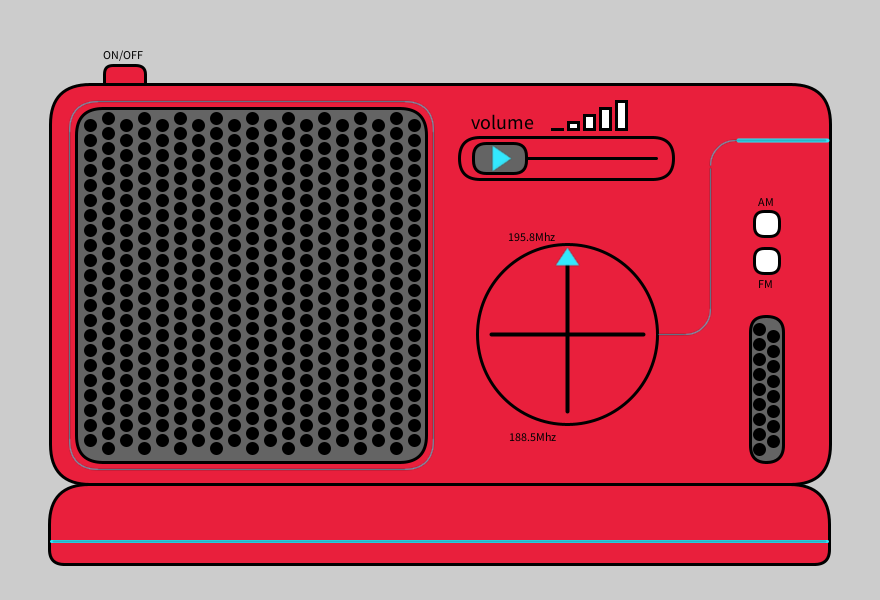
Frame 1 (no input)
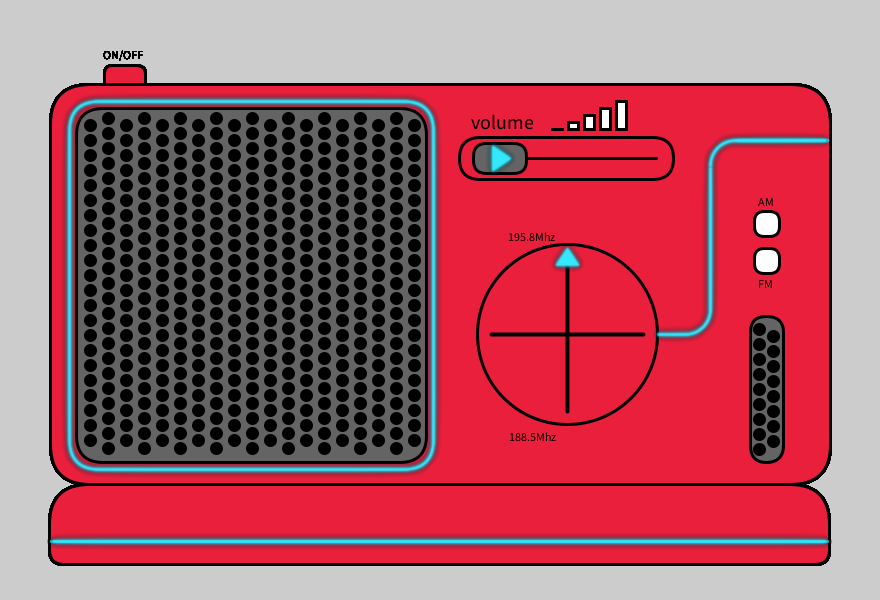
Frame 60 (the mouse pressed at the canvas centre just before this capture)
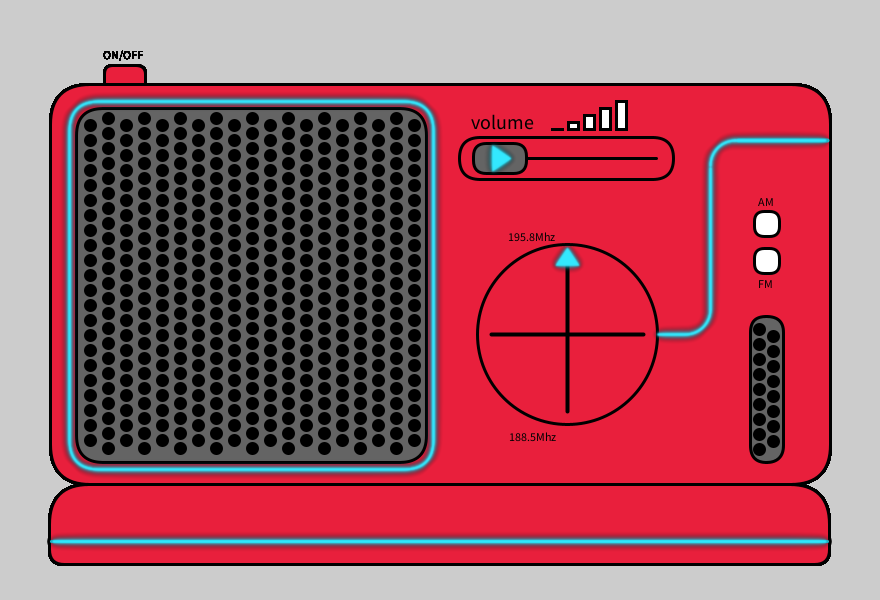
Frame 120 (the mouse held since frame 60 and released just before this capture)

The Processing sketch that drew these frames (run headless with seeded random() and noise(); from frame 60 on, the mouse is pressed at the canvas centre):

// Processing sketch: RadioSemAnima__o
// ── RadioSemAnima__o.pde
void setup() {
  size(880, 600);
  pg = createGraphics(880, 600);
}
color neon = color(51,232,254);
color corpo = color(233,31,60);
PGraphics pg;
//altura do corpo do rádio =185pixeis
//altura da base do rádio =40p
//largura do ráido=390p
void draw() {
  stroke(0);
  strokeWeight(3);
  translate(0, 64);
  strokeWeight(3);
  fill(corpo);
  rect(50, 20, 780, 400, 40);//corpo do rádio
  rect(49, 420, 780, 80, 40, 40, 15, 15);//base do rádio
  stroke(0);
  fill(corpo);
  rect(104, 1, 41, 19, 28, 34, 0, 0);//botão de ligar
  fill(100);
  stroke(neon);
  line(827, 477, 51, 477);//linha da base(tem que ser azul)
  stroke(0);
  rect(750, 252, 33, 146, 40);//saida de som menor
  rect(76, 44, 350, 354, 27);//saida de som maior
  fill(0);
  for(int j=0;j<9;j++){
    ellipse(759, 265+15*j, 10, 10);
    if(j!=0)
      ellipse(773, 257+15*j, 10, 10);
  }
  for (int j=0; j<19; j++) {
    for (int k=0; k<23; k++) {
      if (j%2==0 && k!=22) {
        ellipse(90+18*j, 61+15*k, 10, 10);
      } else if (j!=19 && j%2!=0) {
        ellipse(90+18*j, 54+15*k, 10, 10);
      }
    }
  }
  fill(corpo);
  rect(459, 73, 214, 42, 40);//controle de volume
  line(656, 94, 476, 94);
  fill(100);
  rect(473, 79, 53, 30, 13);//botão de volume
  fill(255);
  stroke(0);
  for (int i=0; i<5; i++) {
    rect(552+16*i, 65-(i*7), 10, 7*i);
  }
  rect(754, 147, 25, 25, 10);//botão AM
  rect(754, 184, 25, 25, 10);//botão FM
  fill(corpo);
  ellipse(567, 270, 180, 180);//controle de frequencia do rádio
  strokeWeight(4);
  stroke(0);
  line(643, 270, 491, 270);//botão de frequência
  line(567, 347, 567, 201);//botão de frequência
  fill(0);
  textSize(20);
  text("volume", 471, 65);
  textSize(12);
  text("195.8Mhz", 508, 177);
  text("188.5Mhz", 509, 377);
  text("FM", 758, 224);
  text("AM", 758, 142);
  text("ON/OFF", 103, -6);
  fill(250);
  stroke(neon);
  line(827, 76, 738, 76);
  pg.beginDraw();
  pg.noFill();
  pg.stroke(neon);
  pg.rect(69, 37, 364, 368, 30);//contorno saida de som maior
  pg.line(825, 477, 53, 477);//linha da base(tem que ser azul)
  pg.line(684, 270, 658, 270);
  pg.arc(685, 245, 50, 50, 0, HALF_PI);
  pg.line(710, 245, 710, 104);
  pg.arc(735, 101, 50, 50, -PI, -1*HALF_PI);
  pg.line(825, 76, 734, 76);
  pg.strokeWeight(2);
  pg.fill(neon);
  pg.triangle(567, 185, 557, 200, 577, 200);//seta que indica frequência
  pg.triangle(509, 94, 493, 105, 493, 83);//seta de volume
  pg.filter(BLUR,0.7);
  pg.endDraw();
  image(pg,0,0);
  
}
